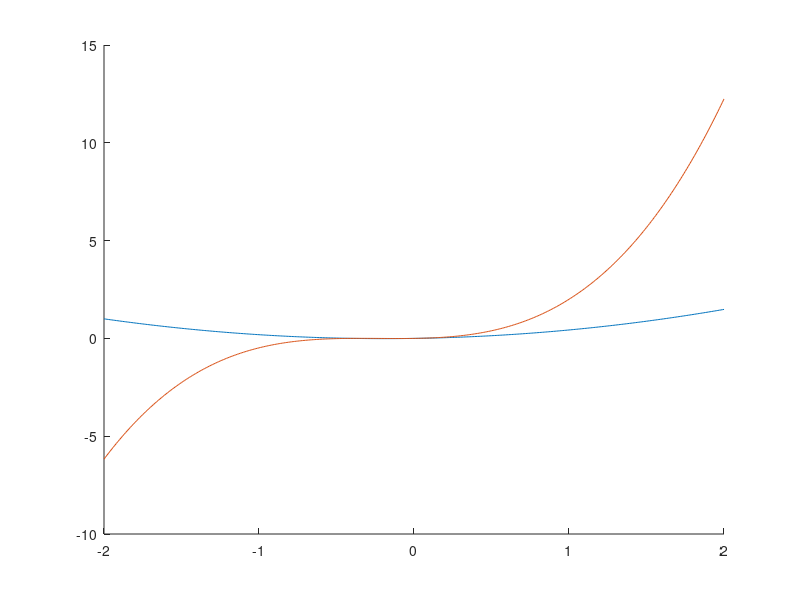

The MATLAB script that drew this image:
% Tekijä Konsta Keski-Mattinen
% 11.03.2021

clear
close all

disp("Tehtävä 12")

figure('name', 'Tehtävä 12'), hold on

% luodaan  kohdekenttä
% p(x), x<0
% q(x), x>=0
% pisteet A(-2,1) B(0,0) C(1,2)
% p'(0)=q'(0) q'(1)=5

%polynomilla p on vain 2 määrettä joten otetaan se 2 asteen
%polynomilla q on 4 määrettä valitaan se 3 asteen 
%Luodaan kohdevektori
target = [1;... % A(-2,1)
          0;... % B(0,0)
          0;... % Vaaditaan että käyrä on jatkuva
          2;... % C(1,2)
          0;... % p'(0)=q'(0)
          5]    % q'(1)=5

% polynomi p: a0x0+a1x1+a2x2
% polynomi q: b0x0+b1x1+b2x2+b3x3
% a0-2a1+4a2  =1
% a0          =0 
% b0          =0 
% b0+b1+b2+b3 =2
% a1-b1       =0
% b1+2b2+3b3  =5

%  a0,a1,a2,b0,b1,b2,b3
A=[ 1,-2, 4, 0, 0, 0, 0;...
    1, 0, 0, 0, 0, 0, 0;...
    0, 0, 0, 1, 0, 0, 0;...
    0, 0, 0, 1, 1, 1, 1;...
    0, 1, 0, 0,-1, 0, 0;...
    0, 0, 0, 0, 1, 2, 3];

%A*multi=target
multi = A\target
% piirrä käytä [-2,2]
x_p= -2:0.01:2;
plot(x_p, multi(1)+multi(2)*x_p+multi(3)*x_p.^2); % p(x)
plot(x_p, multi(4)+multi(5)*x_p+multi(6)*x_p.^2+multi(7)*x_p.^3); % q(x)